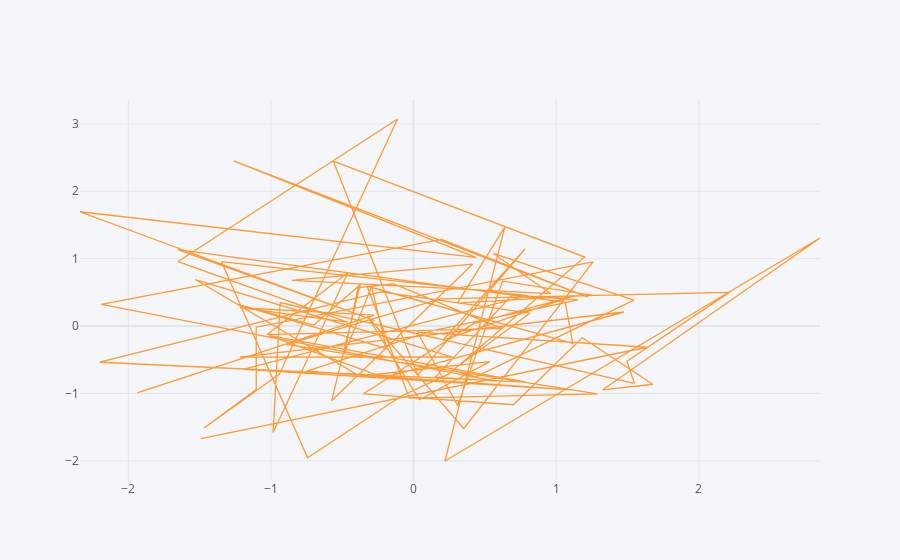

The code cell stored with this chart in its notebook:
### Code cell
df.iplot(kind='scatter', x='A',y='B')
